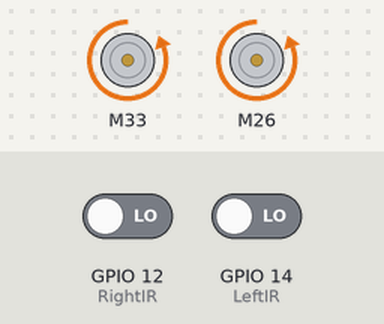
Recording of a sketch running on a simulated ESP32. Shown: 2 × DC motor (green arrow = forward, orange = backward, longer = faster). The test bench sets the inputs (shaded band); at power-on: GPIO 12 (RightIR) LOW, GPIO 14 (LeftIR) LOW. What the sketch prints to the serial monitor is not drawn.

Above: at 1.2 s.
1.3 s: GPIO 12 (RightIR) driven HIGH
At 2.5 s:
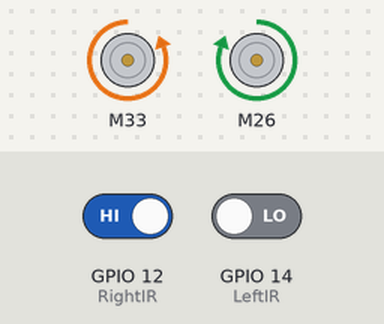
2.8 s: GPIO 14 (LeftIR) driven HIGH
At 3.4 s:
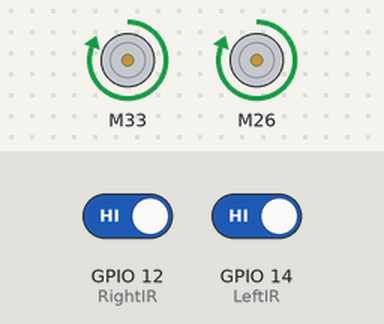
5.8 s: GPIO 14 (LeftIR) driven LOW
At 6.59 s:
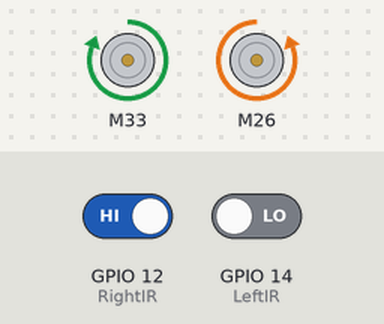
8.2 s: GPIO 12 (RightIR) driven LOW
At 9.4 s:
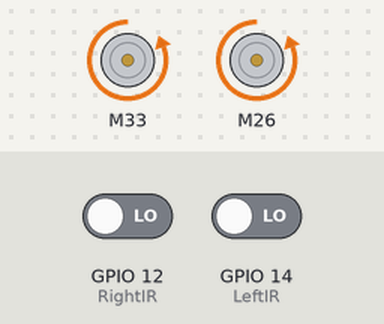
Timing chart, 0 to 10.7 s (numbered marks = the images above; inputs shaded):
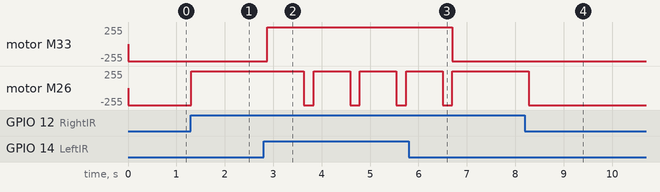

Measured:
- after the input at 1.3 s, motor M26: backward 255/255 → forward 255/255 at once
- after the input at 2.8 s, motor M33: backward 255/255 → forward 255/255 after 0.08 s; motor M26: alternates forward 255/255 for 0.75 s and backward 255/255 for 0.21 s, starting after 0.83 s
- after the input at 5.8 s, motor M33: forward 255/255 → backward 255/255 after 0.90 s; motor M26: goes on until 6.7 s, then stays forward 255/255
- after the input at 8.2 s, motor M26: forward 255/255 → backward 255/255 after 0.08 s

The sketch:

project.ino
```cpp
#include <L298N.h>
#include "BluetoothSerial.h"  // Include the BluetoothSerial library for ESP32

// Pin definition for motor 1 (left motor)
#define Dir3 26  // IN1
#define Dir4 25  // IN2
#define PWM2 34  // ENA

// Pin definition for motor 2 (right motor)
#define Dir1 33  // IN3
#define Dir2 32  // IN4
#define PWM1 27  // ENB

// Pin definition for the IR sensors
#define LeftIR 14  // Left IR sensor
#define RightIR 12 // Right IR sensor

// Create two motor instances
L298N motor1(PWM1, Dir1, Dir2); //left
L298N motor2(PWM2, Dir3, Dir4); //right

// Variables to control speed and motor state
int motorSpeed2 = 255;    // Normal speed for left motor L
int motorSpeed1 = 255;    // Normal speed for right motor M
int turnSpeed1 = 255;     // Speed for left motor during turns T  135
int turnSpeed2 = 255;     // Speed for right motor during turns U
bool motorsOn = true;
int iter = 0;
int DL=50;

// Variable to store the last turning direction
// -1 for left, 1 for right, 0 for straight
int lastTurnDirection = 0;

void setup() {
  // Initialize serial communication for debugging
  Serial.begin(115200);


  // Initialize IR sensors as input
  pinMode(LeftIR, INPUT);
  pinMode(RightIR, INPUT);

  // Set initial speed for both motors
  motor1.setSpeed(motorSpeed1);
  motor2.setSpeed(motorSpeed2);
}

void goback(int lt){
  motor1.forward();
  motor2.forward();
  motor1.setSpeed(255);
  motor2.setSpeed(255);
  delay(750);
  if (lt==1){
  motor1.backward();
  motor2.forward();
  }
  else if (lt==-1){
    motor2.backward();
    motor1.forward();
  }
  delay(200);
}

void loop() {
  // Check for Bluetooth commands
  // Read the IR sensor values only if motors are on
  if (motorsOn) {
    int leftIRValue = digitalRead(LeftIR);
    int rightIRValue = digitalRead(RightIR);

    Serial.print(leftIRValue);
    Serial. println();
    Serial.print(rightIRValue);
    Serial. println();
    // Invert the sensor values to match your setup
    leftIRValue = !leftIRValue;
    rightIRValue = !rightIRValue;
    Serial.print(leftIRValue);
    Serial. println();
    Serial.print(rightIRValue);
    Serial. println();
    Serial.print("******************");


    // Line-following logic based on IR sensor input
    if (leftIRValue == HIGH && rightIRValue == HIGH) {
      // Both sensors detect white (line is between the sensors)
      motor1.setSpeed(motorSpeed1);
      motor2.setSpeed(motorSpeed2);
      motor1.backward();
      motor2.backward();

    }
    if (leftIRValue != HIGH && rightIRValue == HIGH) {
      // Left sensor detects black (line is on the left side)

      motor1.forward();
      motor2.backward();
      motor1.setSpeed(turnSpeed1); // Reduce left motor speed during the turn
      motor2.setSpeed(turnSpeed2);
      if (lastTurnDirection != 1){
        iter= 0;
      }else{
        iter++;
      }
      lastTurnDirection = 1;       // Turning right
      delay(100);
    }
    if (leftIRValue == HIGH && rightIRValue != HIGH) {

      motor2.forward();
      motor1.backward();
      motor1.setSpeed(turnSpeed1);
      motor2.setSpeed(turnSpeed2);
      if (lastTurnDirection != -1){
        iter= 0;
      }else{
        iter++;
      }  // Reduce right motor speed during the turn
      lastTurnDirection = -1;
      delay(100);
      }
    if (leftIRValue != HIGH && rightIRValue != HIGH){
      goback(lastTurnDirection);

    }
    if (iter>100){
      goback(lastTurnDirection);
    }    // Turning left
    // } else if (leftIRValue == LOW && rightIRValue == LOW) {
    //   // Both sensors detect black (no line detected)
    //   if (lastTurnDirection == 1) {
    //     // Continue turning right if the last direction was right
    //     motor1.setSpeed(turnSpeed1);
    //     motor1.stop();
    //     motor2.setSpeed(turnSpeed2);
    //     motor2.backward();
    //   } else if (lastTurnDirection == -1) {
    //     // Continue turning left if the last direction was left
    //     motor1.setSpeed(turnSpeed1);
    //     motor1.backward();
    //     motor2.setSpeed(turnSpeed2);
    //     motor2.stop();
    //   }

  }
  delay(5);
}
```
